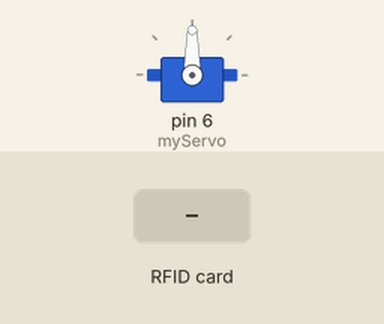
A sketch run on a simulated Arduino Uno, built with avr-gcc and run on an emulated ATmega328P. Parts: servo. Inputs (shaded band) come from the test bench.

Above: at 1.2 s.
1.3 s: RFID card DE AD BE EF held to the reader
At 2.0 s:
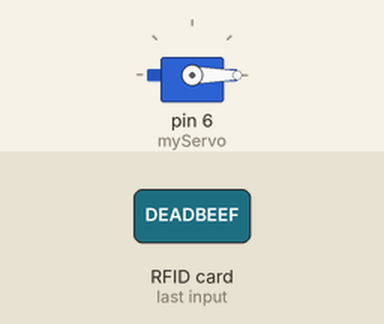
Timing chart, 0 to 4.3 s (numbered marks = the images above; inputs shaded):
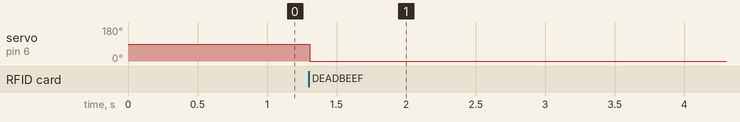

The sketch:

rfid_safe_firmware.ino
```cpp
#include <SPI.h>
#include <MFRC522.h>
#include <Servo.h>

MFRC522 rfid(10, 9);
Servo myServo;

byte card[4] = {0xDE, 0xAD, 0xBE, 0xEF};
int pos = 90;
unsigned long t0 = 0;

void setup() {
  Serial.begin(9600);
  SPI.begin();
  rfid.PCD_Init();
  myServo.attach(6);
  myServo.write(90);
}

void loop() {
  if (pos == 0) {
    if (millis() - t0 >= 120000) {
      pos = 90;
      myServo.write(90);
    }
  }

  if (rfid.PICC_IsNewCardPresent()) {
    if (rfid.PICC_ReadCardSerial()) {
      bool match = true;
      if (rfid.uid.size != 4) {
        match = false;
      } else {
        if (rfid.uid.uidByte[0] != card[0]) match = false;
        if (rfid.uid.uidByte[1] != card[1]) match = false;
        if (rfid.uid.uidByte[2] != card[2]) match = false;
        if (rfid.uid.uidByte[3] != card[3]) match = false;
      }

      if (match == true) {
        if (pos == 90) {
          pos = 0;
          t0 = millis();
          myServo.write(0);
        } else {
          pos = 90;
          myServo.write(90);
        }
        delay(1000);
      } else {
        delay(1000);
      }

      rfid.PICC_HaltA();
      rfid.PCD_StopCrypto1();
    }
  }
}
```

Measured:
- after the input at 1.3 s, servo on pin 6 (myServo): 90° → 0° at once
